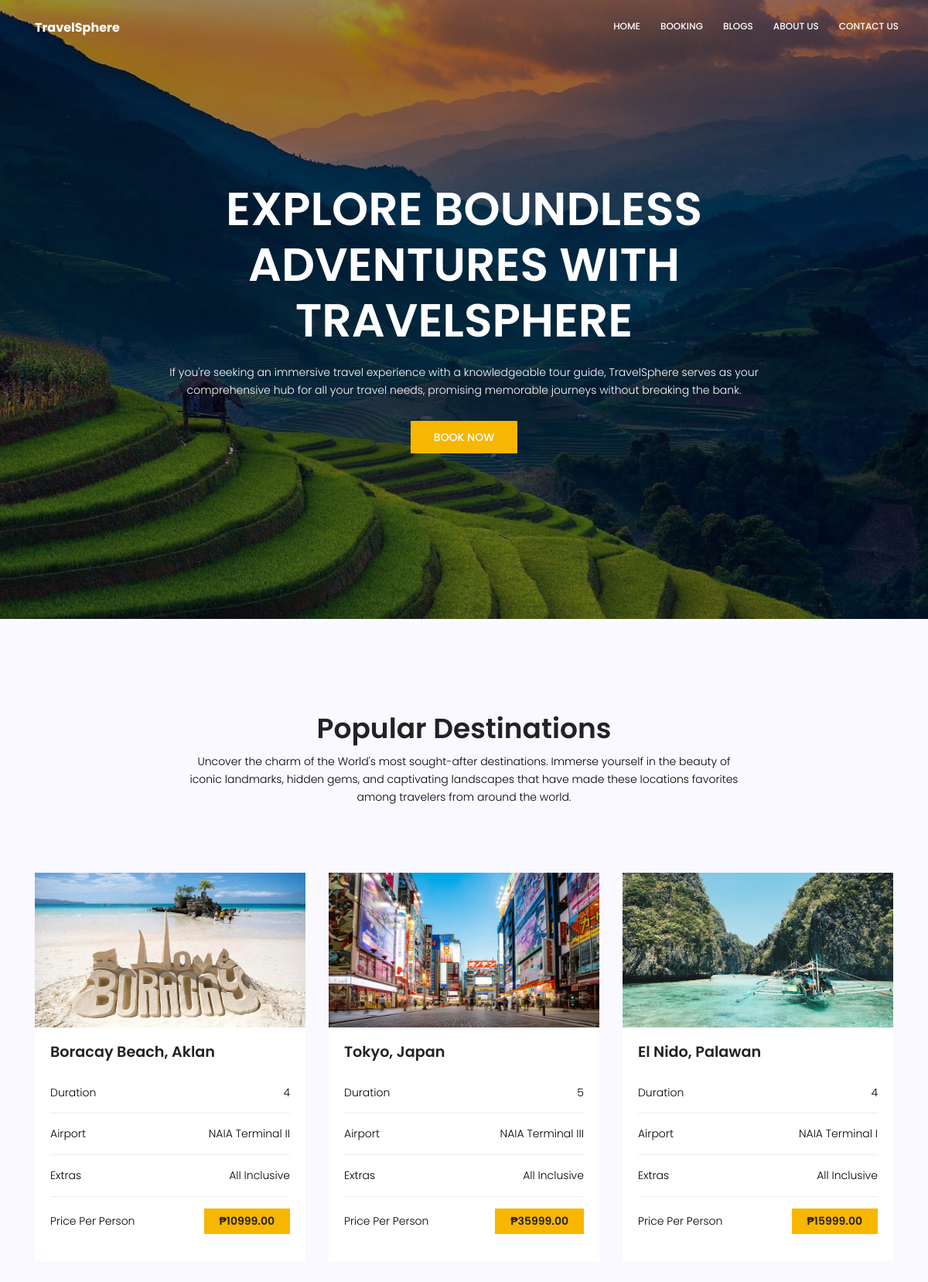
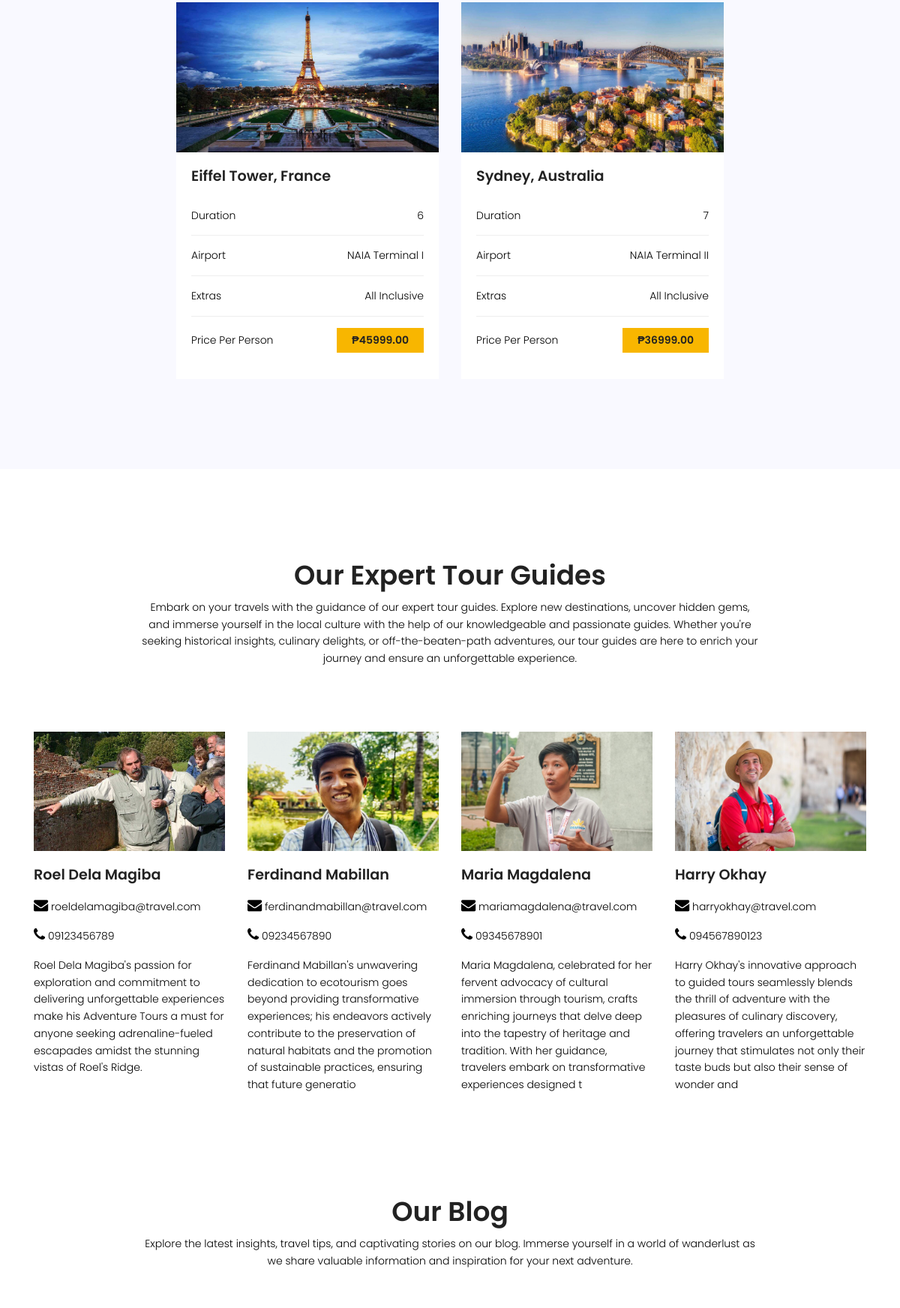
The page / (upper part) on the database its author committed (2 pictures, top to bottom).
### tables this page shows
CREATE TABLE `tourpackage` (
  `packageID` int(11) NOT NULL,
  `name` varchar(255) NOT NULL,
  `duration` int(11) NOT NULL,
  `image` varchar(25) NOT NULL,
  `airport` varchar(50) NOT NULL,
  `extras` varchar(50) NOT NULL DEFAULT 'All Inclusive',
  `price` decimal(7,2) NOT NULL
);

CREATE TABLE `tourguide` (
  `guideID` int(11) NOT NULL,
  `name` varchar(255) NOT NULL,
  `email` varchar(255) NOT NULL,
  `phone` varchar(20) NOT NULL,
  `image` varchar(255) NOT NULL,
  `specialization` varchar(255) NOT NULL
);

### db/connection.php (called while the page is built, shortened)
<?php
class Database {
    private $servername;
    private $username;
    private $password;
    private $dbname;
    private $port;
    public function __construct($servername, $username, $password, $dbname, $port) {
        $this->servername = $servername;
        $this->username = $username;
        $this->password = $password;
        $this->dbname = $dbname;
        $this->port = $port;
    }
    public function connect() {
        $this->conn = new mysqli($this->servername, $this->username, $this->password, $this->dbname, $this->port);
        return $this->conn;
    }
}
$database = new Database(DB_SERVER, DB_USERNAME, DB_PASSWORD, DB_NAME, DB_PORT);
?>

### index.php (the view, shortened to what this page needs)
<?php
require('db/connection.php');
?>
<!DOCTYPE html>
<html lang="eng" class="no-js">
<head>
<link rel="stylesheet" href="css/linearicons.css">
<link rel="stylesheet" href="css/font-awesome.min.css">
<link rel="stylesheet" href="css/bootstrap.css">
<link rel="stylesheet" href="css/magnific-popup.css">
<link rel="stylesheet" href="css/jquery-ui.css">
<link rel="stylesheet" href="css/nice-select.css">
<link rel="stylesheet" href="css/animate.min.css">
<link rel="stylesheet" href="css/owl.carousel.css">
<link rel="stylesheet" href="css/main.css">
</head>
<body>
	<?php
	include 'header.php';
	?>
			<section class="banner-area relative">
				<div class="overlay overlay-bg"></div>
				<div class="container">
					<div class="row fullscreen align-items-center justify-content-center">
						<div class="col-lg-9 col-md-9 banner-left text-center">
							<h1 class="text-white">Explore Boundless Adventures with TravelSphere</h1>
							<p class="text-white">
							If you're seeking an immersive travel experience with a knowledgeable tour guide, TravelSphere serves as your comprehensive hub for all your travel needs, promising memorable journeys without breaking the bank.
							</p>
							<a href="booking.php" class="primary-btn text-uppercase mt-2">Book Now</a>
						</div>
						</div>
					</div>
			</section>
    <section class="destinations-area section-gap">
        <div class="container">
            <div class="row d-flex justify-content-center">
                <div class="menu-content pb-40 col-lg-8">
                    <div class="title text-center">
                        <h1 class="mb-10">Popular Destinations</h1>
                        <p>Uncover the charm of the World's most sought-after destinations. Immerse yourself in the beauty of iconic landmarks, hidden gems, and captivating landscapes that have made these locations favorites among travelers from around the world.</p>
                    </div>
                </div>
            </div>
            <div class="row justify-content-center">
                <?php
                $sql = "SELECT * FROM tourpackage";
                $result = $conn->query($sql);
                if ($result->num_rows > 0) {
                    while ($row = $result->fetch_assoc()) {
                	?>
                        <div class="col-lg-4">
                            <div class="single-destinations">
                                <div class="thumb">
				    <img src="img/<?php echo $row["image"]; ?>" alt="PackageIMG" width="100" height="200">
                                </div>
                                <div class="details">
                                    <h4><?php echo $row["name"]; ?></h4>
                                    <ul class="package-list">
                                        <li class="d-flex justify-content-between align-items-center">
                                            <span>Duration</span>
                                            <span><?php echo $row["duration"]; ?></span>
                                        </li>
                                        <li class="d-flex justify-content-between align-items-center">
                                            <span>Airport</span>
                                            <span><?php echo $row["airport"]; ?></span>
                                        </li>
                                        <li class="d-flex justify-content-between align-items-center">
                                            <span>Extras</span>
                                            <span><?php echo $row["extras"]; ?></span>
                                        </li>
                                        <li class="d-flex justify-content-between align-items-center">
                                            <span>Price Per Person</span>
                                            <a href="booking_form.php?packageID=<?php echo $row["packageID"]; ?>" class="price-btn">₱<?php echo $row["price"]; ?></a>
                                        </li>
                                    </ul>
                                </div>
                            </div>
                        </div>
                <?php
                    }
                } else {
                    echo "0 results";
                }
                ?>
            </div>
        </div>
    </section>
    <?php
class TourGuide {
	private $conn;
	public function __construct($database) {
		$this->conn = $database->connect();
	}
	public function getAllGuides() {
		$guides = [];
		$sql = "SELECT * FROM tourGuide";
		$result = $this->conn->query($sql);
		if ($result->num_rows > 0) {
		while ($row = $result->fetch_assoc()) {
			$guides[] = $row;
		}
		}
		return $guides;
	}
	public function generateHTML() {
		$guides = $this->getAllGuides();
		$html = '';
		foreach ($guides as $guide) {
			$html .= '<div class="col-lg-3 col-md-4">';
			$html .= '<div class="single-other-issue" >';
			$html .= '<div class="thumb">';
			$html .= '<img class="img-fluid" src="img/' . $guide['image'] . '" alt="">';
			$html .= '</div>';
			$html .= '<a href="#" style="pointer-events: none;">';
			$html .= '<h4>' . $guide['name'] . '</h4>';
			$html .= '</a>';
			$html .= '<div class="contact-info">';
			$html .= '<p><i class="fa fa-envelope"></i> ' . $guide['email'] . '</p>';
			$html .= '<p><i class="fa fa-phone"></i> ' . $guide['phone'] . '</p>';
			$html .= '</div>';
			$html .= '<p>' . $guide['specialization'] . '</p>';
			$html .= '</div>';
			$html .= '</div>';
		}
		return $html;
	}
}
$tourGuide = new TourGuide($database);
?>
<section class="other-issue-area section-gap">
<div class="container">
<div class="row d-flex justify-content-center">
<div class="menu-content pb-70 col-lg-9">
	<div class="title text-center">
	<h1 class="mb-10">Our Expert Tour Guides</h1>
	<p>Embark on your travels with the guidance of our expert tour guides. Explore new destinations, uncover hidden gems, and immerse yourself in the local culture with the help of our knowledgeable and passionate guides. Whether you're seeking historical insights, culinary delights, or off-the-beaten-path adventures, our tour guides are here to enrich your journey and ensure an unforgettable experience.</p>
	</div>
</div>
</div>
<div class="row justify-content-center">
<?php echo $tourGuide->generateHTML(); ?>
</div>
</div>
</section>
<section class="recent-blog-area">
    <div class="container">
        <div class="row d-flex justify-content-center">
            <div class="menu-content pb-60 col-lg-9">
                <div class="title text-center">
                    <h1 class="mb-10">Our Blog</h1>
                    <p>Explore the latest insights, travel tips, and captivating stories on our blog. Immerse yourself in a world of wanderlust as we share valuable information and inspiration for your next adventure.</p>
                </div>
            </div>
        </div>
    </div>
</section>
</body>
</html>

### css/main.css (style rules this page uses)
body { color: #000000; font-family: "Poppins", sans-serif; font-size: 14px; font-weight: 300; line-height: 1.625em; position: relative; }
ol, ul { margin: 0; padding: 0; list-style: none; }
a { -webkit-transition: all 0.3s ease 0s; -moz-transition: all 0.3s ease 0s; -o-transition: all 0.3s ease 0s; transition: all 0.3s ease 0s; }
a, a:focus, a:hover { text-decoration: none; outline: 0; }
h1, h2, h3, h4, h5, h6 { font-family: "Poppins", sans-serif; color: #222222; line-height: 1.2em !important; margin-bottom: 0; margin-top: 0; font-weight: 600; }
h1, .h1 { font-size: 36px; }
h4, .h4 { font-size: 18px; }
.mb-10 { margin-bottom: 10px; }
.pb-40 { padding-bottom: 40px; }
.pb-60 { padding-bottom: 60px; }
.pb-70 { padding-bottom: 70px; }
.text-white { color: #fff; }
.text-center { text-align: center; }
.relative { position: relative; }
.overlay { position: absolute; left: 0; right: 0; top: 0; bottom: 0; }
h1 { font-size: 36px; }
h4 { font-size: 18px; }
h1, h2, h3, h4, h5, h6 { line-height: 1.5em; }
.section-gap { padding: 120px 0; }
.primary-btn { background: #f8b600; line-height: 42px; padding-left: 30px; padding-right: 30px; border: none; color: #fff; display: inline-block; font-size: 14px; font-weight: 500; position: relative; -webkit-transition: all 0.3s ease 0s; -moz-transition: all 0.3s ease 0s; -o-transition: all 0.3s ease 0s; transition: all 0.3s ease 0s; cursor: pointer; position: relative; }
.banner-area { background: url(../img/banaue.jpg) center; background-size: cover; margin-top: 0.2px; }
.banner-area .overlay-bg { background: rgba(4, 9, 30, 0.4); }
.banner-left h1 { margin: 20px 0; font-size: 60px; text-transform: uppercase; }
.banner-left p { margin: 20px 0px; }
.banner-left .primary-btn { background: #f8b600; }
.single-other-issue .thumb { overflow: hidden; }
.single-other-issue .thumb img { width: 100%; -webkit-transition: all 0.3s ease 0s; -moz-transition: all 0.3s ease 0s; -o-transition: all 0.3s ease 0s; transition: all 0.3s ease 0s; }
.single-other-issue h4 { margin: 20px 0; -webkit-transition: all 0.3s ease 0s; -moz-transition: all 0.3s ease 0s; -o-transition: all 0.3s ease 0s; transition: all 0.3s ease 0s; }
.destinations-area { background: #f9f9ff; }
.destinations-area .single-destinations { margin-top: 30px; -webkit-transition: all 0.3s ease 0s; -moz-transition: all 0.3s ease 0s; -o-transition: all 0.3s ease 0s; transition: all 0.3s ease 0s; }
.destinations-area .single-destinations .thumb { overflow: hidden; }
.destinations-area .single-destinations .thumb img { width: 100%; -webkit-transition: all 0.3s ease 0s; -moz-transition: all 0.3s ease 0s; -o-transition: all 0.3s ease 0s; transition: all 0.3s ease 0s; }
.destinations-area .single-destinations .details { background: #fff; padding: 20px; }
.destinations-area .single-destinations .details h4 { margin-bottom: 10px; }
.destinations-area .single-destinations .details .package-list { margin-top: 30px; }
.destinations-area .single-destinations .details .package-list li { border-bottom: 1px solid #eee; margin-bottom: 15px; padding-bottom: 15px; }
.destinations-area .single-destinations .details .package-list li:last-child { border-bottom: none; margin-bottom: 0px; }
.destinations-area .single-destinations .details .price-btn { background: #f8b600; color: #222; font-weight: 600; padding: 5px 20px; }
.h4, h4 { font-size: 1.2rem; }
.fa, .fas { font-family: 'FontAwesome'; font-weight: 400; font-size: 1.2rem; font-style: normal; }

### rows shown on the page
tourpackage: image (picture), name "Boracay Beach, Aklan", duration "4", airport "NAIA Terminal II", extras "All Inclusive", price "10999.00"
tourpackage: image (picture), name "Tokyo, Japan", duration "5", airport "NAIA Terminal III", extras "All Inclusive", price "35999.00"
tourpackage: image (picture), name "El Nido, Palawan", duration "4", airport "NAIA Terminal I", extras "All Inclusive", price "15999.00"
tourpackage: image (picture), name "Eiffel Tower, France", duration "6", airport "NAIA Terminal I", extras "All Inclusive", price "45999.00"
tourpackage: image (picture), name "Sydney, Australia", duration "7", airport "NAIA Terminal II", extras "All Inclusive", price "36999.00"
tourguide: image (picture), name "Roel Dela Magiba", email "roeldelamagiba@travel.com", phone "09123456789", specialization "Roel Dela Magiba's passion for exploration and commitment to delivering unforgettable experiences make his Adventure Tours a must for anyone seeking adrenaline-fueled escapades amidst the stunning vistas of Roel's Ridge."
tourguide: image (picture), name "Ferdinand Mabillan", email "ferdinandmabillan@travel.com", phone "09234567890", specialization "Ferdinand Mabillan's unwavering dedication to ecotourism goes beyond providing transformative experiences; his endeavors actively contribute to the preservation of natural habitats and the promotion of sustainable practices, ensuring that future generatio"
tourguide: image (picture), name "Maria Magdalena", email "mariamagdalena@travel.com", phone "09345678901", specialization "Maria Magdalena, celebrated for her fervent advocacy of cultural immersion through tourism, crafts enriching journeys that delve deep into the tapestry of heritage and tradition. With her guidance, travelers embark on transformative experiences designed t"
tourguide: image (picture), name "Harry Okhay", email "harryokhay@travel.com", phone "094567890123", specialization "Harry Okhay's innovative approach to guided tours seamlessly blends the thrill of adventure with the pleasures of culinary discovery, offering travelers an unforgettable journey that stimulates not only their taste buds but also their sense of wonder and"
